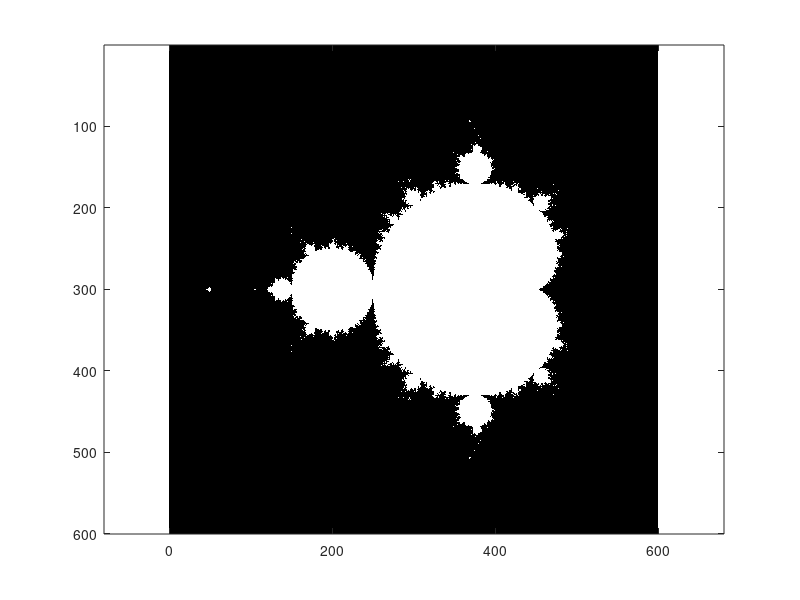

Here is the MATLAB script that generated this plot:
% розмір зображення і кордони області

N = 600;	% розмір зображення в пікселях
xmin = -2;	 
xmax = 1;	% кордони області яку будемо відображати
ymin = -1.5;
ymax = 1.5;

% матриця пікселей

[X, Y] = meshgrid(linspace(xmin, xmax, N), linspace(ymin, ymax,N));	% створюємо дві матриці X та Y в які поміщаємо координати
A = X + 1i*Y;		% Створюємо масив який являється комплексним числом і складається з координат X та Y

% ітеріруємо точки перебором

C = A;  		% Перебираємо кожну точку матриці A, кожне комплексне число в матриці взводимо в квадрат
for k = 1:50		% і додаємо комплексне число з початкового значення яке рівняється A на першій ітерації
   A = A.^2 + C;	% цикл повторюємо 50 разів, в результаті на кожній ітерації отримуємо нове комплексне число
end			% для кожної точки в матриці A


% оприділяємо множество

M = (abs(A) < 2);		% Якщо абсолютно значення (abs) комплексного числа менше двох, то точка находиться в множині

% виводимо результат

colormap(gray);
imagesc(M);
axis equal;
waitforbuttonpress;
